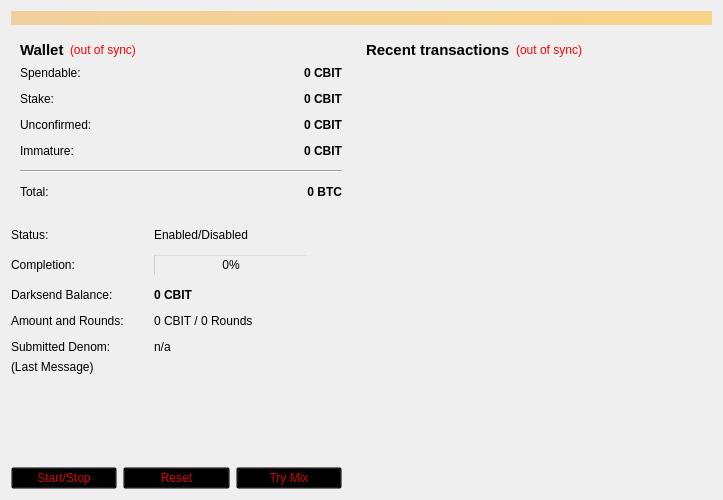
<?xml version="1.0" encoding="UTF-8"?>
<ui version="4.0">
 <class>OverviewPage</class>
 <widget class="QWidget" name="OverviewPage">
  <property name="geometry">
   <rect>
    <x>0</x>
    <y>0</y>
    <width>723</width>
    <height>500</height>
   </rect>
  </property>
  <property name="maximumSize">
   <size>
    <width>16777215</width>
    <height>500</height>
   </size>
  </property>
  <property name="windowTitle">
   <string>Form</string>
  </property>
  <layout class="QVBoxLayout" name="topLayout">
   <item>
    <widget class="QLabel" name="labelAlerts">
     <property name="visible">
      <bool>false</bool>
     </property>
     <property name="styleSheet">
      <string notr="true">background-color: qlineargradient(x1: 0, y1: 0, x2: 1, y2: 0, stop:0 #F0D0A0, stop:1 #F8D488);  color:#000000
</string>
     </property>
     <property name="wordWrap">
      <bool>true</bool>
     </property>
     <property name="margin">
      <number>3</number>
     </property>
    </widget>
   </item>
   <item>
    <layout class="QHBoxLayout" name="horizontalLayout" stretch="1,0">
     <item>
      <layout class="QVBoxLayout" name="verticalLayout_2">
       <item>
        <widget class="QWidget" name="widget" native="true">
         <property name="maximumSize">
          <size>
           <width>340</width>
           <height>16777215</height>
          </size>
         </property>
         <layout class="QVBoxLayout" name="verticalLayout_4">
          <item>
           <layout class="QHBoxLayout" name="horizontalLayout_4">
            <item>
             <widget class="QLabel" name="label_5">
              <property name="font">
               <font>
                <pointsize>11</pointsize>
                <weight>75</weight>
                <bold>true</bold>
               </font>
              </property>
              <property name="text">
               <string>Wallet</string>
              </property>
             </widget>
            </item>
            <item>
             <widget class="QLabel" name="labelWalletStatus">
              <property name="toolTip">
               <string>The displayed information may be out of date. Your wallet automatically synchronizes with the Cryptbit network after a connection is established, but this process has not completed yet.</string>
              </property>
              <property name="styleSheet">
               <string notr="true">QLabel { color: red; }</string>
              </property>
              <property name="text">
               <string notr="true">(out of sync)</string>
              </property>
              <property name="alignment">
               <set>Qt::AlignLeading|Qt::AlignLeft|Qt::AlignVCenter</set>
              </property>
             </widget>
            </item>
            <item>
             <spacer name="horizontalSpacer_2">
              <property name="orientation">
               <enum>Qt::Horizontal</enum>
              </property>
              <property name="sizeHint" stdset="0">
               <size>
                <width>40</width>
                <height>20</height>
               </size>
              </property>
             </spacer>
            </item>
           </layout>
          </item>
          <item>
           <layout class="QFormLayout" name="formLayout_2">
            <property name="fieldGrowthPolicy">
             <enum>QFormLayout::AllNonFixedFieldsGrow</enum>
            </property>
            <property name="horizontalSpacing">
             <number>12</number>
            </property>
            <property name="verticalSpacing">
             <number>12</number>
            </property>
            <item row="0" column="0">
             <widget class="QLabel" name="label">
              <property name="text">
               <string>Spendable:</string>
              </property>
             </widget>
            </item>
            <item row="0" column="1">
             <widget class="QLabel" name="labelBalance">
              <property name="font">
               <font>
                <weight>75</weight>
                <bold>true</bold>
               </font>
              </property>
              <property name="cursor">
               <cursorShape>IBeamCursor</cursorShape>
              </property>
              <property name="toolTip">
               <string>Your current spendable balance</string>
              </property>
              <property name="text">
               <string notr="true">0 CBIT</string>
              </property>
              <property name="alignment">
               <set>Qt::AlignRight|Qt::AlignTrailing|Qt::AlignVCenter</set>
              </property>
              <property name="textInteractionFlags">
               <set>Qt::LinksAccessibleByMouse|Qt::TextSelectableByKeyboard|Qt::TextSelectableByMouse</set>
              </property>
             </widget>
            </item>
            <item row="1" column="0">
             <widget class="QLabel" name="label_6">
              <property name="text">
               <string>Stake:</string>
              </property>
             </widget>
            </item>
            <item row="1" column="1">
             <widget class="QLabel" name="labelStake">
              <property name="font">
               <font>
                <weight>75</weight>
                <bold>true</bold>
               </font>
              </property>
              <property name="cursor">
               <cursorShape>IBeamCursor</cursorShape>
              </property>
              <property name="toolTip">
               <string>Total of coins that was staked, and do not yet count toward the current balance</string>
              </property>
              <property name="text">
               <string notr="true">0 CBIT</string>
              </property>
              <property name="alignment">
               <set>Qt::AlignRight|Qt::AlignTrailing|Qt::AlignVCenter</set>
              </property>
              <property name="textInteractionFlags">
               <set>Qt::LinksAccessibleByMouse|Qt::TextSelectableByKeyboard|Qt::TextSelectableByMouse</set>
              </property>
             </widget>
            </item>
            <item row="2" column="0">
             <widget class="QLabel" name="label_3">
              <property name="text">
               <string>Unconfirmed:</string>
              </property>
             </widget>
            </item>
            <item row="2" column="1">
             <widget class="QLabel" name="labelUnconfirmed">
              <property name="font">
               <font>
                <weight>75</weight>
                <bold>true</bold>
               </font>
              </property>
              <property name="cursor">
               <cursorShape>IBeamCursor</cursorShape>
              </property>
              <property name="toolTip">
               <string>Total of transactions that have yet to be confirmed, and do not yet count toward the current balance</string>
              </property>
              <property name="text">
               <string notr="true">0 CBIT</string>
              </property>
              <property name="alignment">
               <set>Qt::AlignRight|Qt::AlignTrailing|Qt::AlignVCenter</set>
              </property>
              <property name="textInteractionFlags">
               <set>Qt::LinksAccessibleByMouse|Qt::TextSelectableByKeyboard|Qt::TextSelectableByMouse</set>
              </property>
             </widget>
            </item>
            <item row="3" column="0">
             <widget class="QLabel" name="labelImmatureText">
              <property name="text">
               <string>Immature:</string>
              </property>
             </widget>
            </item>
            <item row="3" column="1">
             <widget class="QLabel" name="labelImmature">
              <property name="font">
               <font>
                <weight>75</weight>
                <bold>true</bold>
               </font>
              </property>
              <property name="toolTip">
               <string>Mined balance that has not yet matured</string>
              </property>
              <property name="text">
               <string notr="true">0 CBIT</string>
              </property>
              <property name="alignment">
               <set>Qt::AlignRight|Qt::AlignTrailing|Qt::AlignVCenter</set>
              </property>
              <property name="textInteractionFlags">
               <set>Qt::LinksAccessibleByMouse|Qt::TextSelectableByKeyboard|Qt::TextSelectableByMouse</set>
              </property>
             </widget>
            </item>
            <item row="4" column="0" colspan="2">
             <widget class="Line" name="line">
              <property name="orientation">
               <enum>Qt::Horizontal</enum>
              </property>
             </widget>
            </item>
            <item row="5" column="0">
             <widget class="QLabel" name="labelTotalText">
              <property name="text">
               <string>Total:</string>
              </property>
             </widget>
            </item>
            <item row="5" column="1">
             <widget class="QLabel" name="labelTotal">
              <property name="font">
               <font>
                <weight>75</weight>
                <bold>true</bold>
               </font>
              </property>
              <property name="cursor">
               <cursorShape>IBeamCursor</cursorShape>
              </property>
              <property name="toolTip">
               <string>Your current total balance</string>
              </property>
              <property name="text">
               <string notr="true">0 BTC</string>
              </property>
              <property name="alignment">
               <set>Qt::AlignRight|Qt::AlignTrailing|Qt::AlignVCenter</set>
              </property>
              <property name="textInteractionFlags">
               <set>Qt::LinksAccessibleByMouse|Qt::TextSelectableByKeyboard|Qt::TextSelectableByMouse</set>
              </property>
             </widget>
            </item>
           </layout>
          </item>
         </layout>
        </widget>
       </item>
       <item>
        <spacer name="verticalSpacer">
         <property name="orientation">
          <enum>Qt::Vertical</enum>
         </property>
         <property name="sizeHint" stdset="0">
          <size>
           <width>20</width>
           <height>40</height>
          </size>
         </property>
        </spacer>
       </item>
       <item>
        <widget class="QFrame" name="frameDarksend">
         <property name="sizePolicy">
          <sizepolicy hsizetype="MinimumExpanding" vsizetype="MinimumExpanding">
           <horstretch>0</horstretch>
           <verstretch>0</verstretch>
          </sizepolicy>
         </property>
         <property name="minimumSize">
          <size>
           <width>300</width>
           <height>261</height>
          </size>
         </property>
         <property name="maximumSize">
          <size>
           <width>340</width>
           <height>16777215</height>
          </size>
         </property>
         <property name="styleSheet">
          <string notr="true">background:transparent;</string>
         </property>
         <property name="frameShape">
          <enum>QFrame::StyledPanel</enum>
         </property>
         <property name="frameShadow">
          <enum>QFrame::Raised</enum>
         </property>
         <widget class="QWidget" name="verticalLayoutWidget">
          <property name="geometry">
           <rect>
            <x>0</x>
            <y>0</y>
            <width>331</width>
            <height>261</height>
           </rect>
          </property>
          <layout class="QVBoxLayout" name="verticalLayout_5">
           <item>
            <layout class="QFormLayout" name="formLayout">
             <property name="fieldGrowthPolicy">
              <enum>QFormLayout::AllNonFixedFieldsGrow</enum>
             </property>
             <property name="horizontalSpacing">
              <number>30</number>
             </property>
             <property name="verticalSpacing">
              <number>12</number>
             </property>
             <item row="0" column="0">
              <widget class="QLabel" name="label_6">
               <property name="text">
                <string>Status:</string>
               </property>
              </widget>
             </item>
             <item row="0" column="1">
              <widget class="QLabel" name="darksendEnabled">
               <property name="styleSheet">
                <string notr="true">color: rgb(0, 0, 0);</string>
               </property>
               <property name="text">
                <string>Enabled/Disabled</string>
               </property>
              </widget>
             </item>
             <item row="1" column="0">
              <widget class="QLabel" name="label_7">
               <property name="styleSheet">
                <string notr="true">color: rgb(0, 0, 0);</string>
               </property>
               <property name="text">
                <string>Completion:</string>
               </property>
              </widget>
             </item>
             <item row="1" column="1">
              <widget class="QProgressBar" name="darksendProgress">
               <property name="maximumSize">
                <size>
                 <width>154</width>
                 <height>16777215</height>
                </size>
               </property>
               <property name="styleSheet">
                <string notr="true">background:transparent;</string>
               </property>
               <property name="value">
                <number>0</number>
               </property>
              </widget>
             </item>
             <item row="2" column="0">
              <widget class="QLabel" name="labelAnonymizedText">
               <property name="styleSheet">
                <string notr="true">color: rgb(0, 0, 0);</string>
               </property>
               <property name="text">
                <string>Darksend Balance:</string>
               </property>
              </widget>
             </item>
             <item row="2" column="1">
              <widget class="QLabel" name="labelAnonymized">
               <property name="font">
                <font>
                 <weight>75</weight>
                 <bold>true</bold>
                </font>
               </property>
               <property name="styleSheet">
                <string notr="true">color: rgb(0, 0, 0);</string>
               </property>
               <property name="text">
                <string>0 CBIT</string>
               </property>
              </widget>
             </item>
             <item row="3" column="0">
              <widget class="QLabel" name="label_8">
               <property name="styleSheet">
                <string notr="true">color: rgb(0, 0, 0);</string>
               </property>
               <property name="text">
                <string>Amount and Rounds:</string>
               </property>
              </widget>
             </item>
             <item row="3" column="1">
              <widget class="QLabel" name="labelAmountRounds">
               <property name="styleSheet">
                <string notr="true">color: rgb(0, 0, 0);</string>
               </property>
               <property name="text">
                <string>0 CBIT / 0 Rounds</string>
               </property>
              </widget>
             </item>
             <item row="4" column="0">
              <widget class="QLabel" name="label_9">
               <property name="styleSheet">
                <string notr="true">color: rgb(0, 0, 0);</string>
               </property>
               <property name="text">
                <string>Submitted Denom:</string>
               </property>
              </widget>
             </item>
             <item row="4" column="1">
              <widget class="QLabel" name="labelSubmittedDenom">
               <property name="statusTip">
                <string>The denominations you submitted to the Cryptbit Node. To mix, other users must submit the exact same denominations.</string>
               </property>
               <property name="styleSheet">
                <string notr="true">color: rgb(0, 0, 0);</string>
               </property>
               <property name="text">
                <string>n/a</string>
               </property>
              </widget>
             </item>
            </layout>
           </item>
           <item>
            <widget class="QLabel" name="darksendStatus">
             <property name="minimumSize">
              <size>
               <width>288</width>
               <height>43</height>
              </size>
             </property>
             <property name="styleSheet">
              <string notr="true">color: rgb(0, 0, 0);</string>
             </property>
             <property name="text">
              <string>(Last Message)</string>
             </property>
             <property name="alignment">
              <set>Qt::AlignLeading|Qt::AlignLeft|Qt::AlignTop</set>
             </property>
             <property name="wordWrap">
              <bool>true</bool>
             </property>
            </widget>
           </item>
           <item>
            <layout class="QHBoxLayout" name="horizontalLayout_2">
             <item>
              <widget class="QPushButton" name="toggleDarksend">
               <property name="sizePolicy">
                <sizepolicy hsizetype="MinimumExpanding" vsizetype="Fixed">
                 <horstretch>0</horstretch>
                 <verstretch>0</verstretch>
                </sizepolicy>
               </property>
               <property name="styleSheet">
                <string notr="true">color: rgb(217, 0, 7);</string>
               </property>
               <property name="text">
                <string>Start/Stop</string>
               </property>
              </widget>
             </item>
             <item>
              <widget class="QPushButton" name="darksendReset">
               <property name="sizePolicy">
                <sizepolicy hsizetype="MinimumExpanding" vsizetype="Fixed">
                 <horstretch>0</horstretch>
                 <verstretch>0</verstretch>
                </sizepolicy>
               </property>
               <property name="toolTip">
                <string>Reset the current status of Darksend (can interrupt Darksend if it's in the process of Mixing, which can cost you money!)</string>
               </property>
               <property name="autoFillBackground">
                <bool>false</bool>
               </property>
               <property name="styleSheet">
                <string notr="true">color: rgb(217, 0, 7);</string>
               </property>
               <property name="text">
                <string>Reset</string>
               </property>
              </widget>
             </item>
             <item>
              <widget class="QPushButton" name="darksendAuto">
               <property name="sizePolicy">
                <sizepolicy hsizetype="MinimumExpanding" vsizetype="Fixed">
                 <horstretch>0</horstretch>
                 <verstretch>0</verstretch>
                </sizepolicy>
               </property>
               <property name="toolTip">
                <string>Try to manually submit a Darksend request.</string>
               </property>
               <property name="styleSheet">
                <string notr="true">color: rgb(217, 0, 7);</string>
               </property>
               <property name="text">
                <string>Try Mix</string>
               </property>
              </widget>
             </item>
            </layout>
           </item>
          </layout>
         </widget>
        </widget>
       </item>
      </layout>
     </item>
     <item>
      <layout class="QVBoxLayout" name="verticalLayout_3">
       <item>
        <widget class="QWidget" name="widget_2" native="true">
         <property name="minimumSize">
          <size>
           <width>340</width>
           <height>0</height>
          </size>
         </property>
         <layout class="QVBoxLayout" name="verticalLayout">
          <item>
           <layout class="QHBoxLayout" name="horizontalLayout_2">
            <item>
             <widget class="QLabel" name="label_4">
              <property name="font">
               <font>
                <pointsize>11</pointsize>
                <weight>75</weight>
                <bold>true</bold>
               </font>
              </property>
              <property name="text">
               <string>&lt;b&gt;Recent transactions&lt;/b&gt;</string>
              </property>
             </widget>
            </item>
            <item>
             <widget class="QLabel" name="labelTransactionsStatus">
              <property name="toolTip">
               <string>The displayed information may be out of date. Your wallet automatically synchronizes with the Cryptbit network after a connection is established, but this process has not completed yet.</string>
              </property>
              <property name="styleSheet">
               <string notr="true">QLabel { color: red; }</string>
              </property>
              <property name="text">
               <string notr="true">(out of sync)</string>
              </property>
              <property name="alignment">
               <set>Qt::AlignRight|Qt::AlignTrailing|Qt::AlignVCenter</set>
              </property>
             </widget>
            </item>
            <item>
             <spacer name="horizontalSpacer">
              <property name="orientation">
               <enum>Qt::Horizontal</enum>
              </property>
              <property name="sizeHint" stdset="0">
               <size>
                <width>40</width>
                <height>20</height>
               </size>
              </property>
             </spacer>
            </item>
           </layout>
          </item>
          <item>
           <widget class="QListView" name="listTransactions">
            <property name="styleSheet">
             <string notr="true">QListView { background: transparent; }</string>
            </property>
            <property name="frameShape">
             <enum>QFrame::NoFrame</enum>
            </property>
            <property name="verticalScrollBarPolicy">
             <enum>Qt::ScrollBarAlwaysOff</enum>
            </property>
            <property name="horizontalScrollBarPolicy">
             <enum>Qt::ScrollBarAlwaysOff</enum>
            </property>
            <property name="selectionMode">
             <enum>QAbstractItemView::NoSelection</enum>
            </property>
           </widget>
          </item>
         </layout>
        </widget>
       </item>
      </layout>
     </item>
    </layout>
   </item>
  </layout>
 </widget>
 <resources/>
 <connections/>
</ui>
